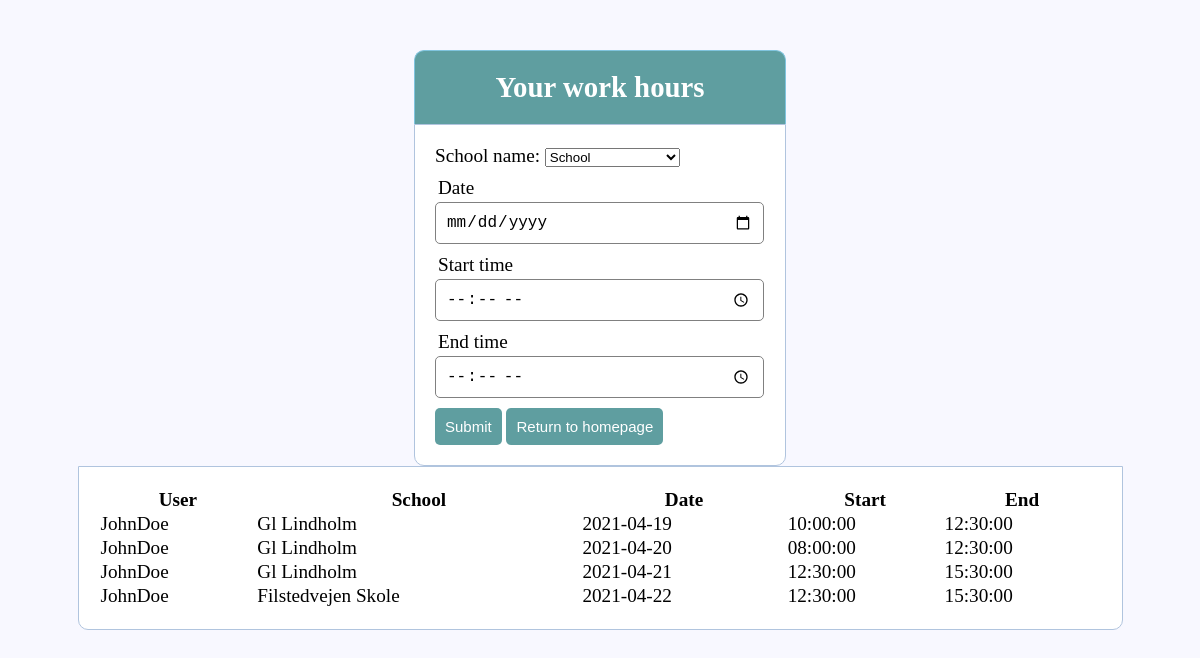
The page /workschedule.php (signed in) on the database its author committed.
### tables this page shows
CREATE TABLE `workhours` (
  `user` varchar(255) NOT NULL,
  `school` varchar(255) NOT NULL,
  `date` date NOT NULL,
  `start` time NOT NULL,
  `end` time NOT NULL
);

### workschedule.php (the view, shortened to what this page needs)
<?php
function get_workhours(){
    $db = mysqli_connect('localhost', 'root', '', 'registration');
    $username = $_SESSION['username'];
    $sql = "SELECT * FROM workhours WHERE user='$username'";
    $result = mysqli_query($db, $sql);
    $rows = [];
    while ($row = mysqli_fetch_row($result)) {
        array_push($rows, $row);
    }
    return $rows;
}
 ?>
<!DOCTYPE html>
<html>
<head>
    <link rel="stylesheet" type="text/css" href="style.css">
</head>
<body>
    <div class="header">
        <h2>Your work hours</h2>
    </div>
    <form>
        School name:
        <select id="schoolSelect" onchange="resetValidation()">
            <option selected="selected" value>School</option>
        </select>
    <div class="input-group">
        <label>Date</label>
        <input type="date" name="date" id="date" onchange="resetValidation()">
    </div>
    <div class="input-group">
        <label>Start time</label>
        <input type="time" name="start" id="start" onchange="resetValidation()">
    </div>
    <div class="input-group">
        <label>End time</label>
        <input type="time" name="end" id="end" onchange="resetValidation()">
    </div>
    <input class="btn" type="button" value="Submit" onclick="validateHours()">
    <input class="btn" type="button" value="Return to homepage" onclick="returnToHomepage()">
    </form>
    <table id="schedule">
        <thead>
        <tr>
            <th>User</th>
            <th>School</th>
            <th>Date</th>
            <th>Start</th>
            <th>End</th>
        </tr>
        </thead>
        <tbody class="tbody">
        <?php
        $rows = get_workhours();
        foreach ($rows as $row) {
            echo '<tr>
                    <td>' . $row[0] . '</td>
                    <td>' . $row[1] . '</td>
                    <td>' . $row[2] . '</td>
                    <td>' . $row[3] . '</td>
                    <td>' . $row[4] . '</td>
                 </tr>';
        }
         ?>
        </tbody>
    </table>
</body>
</html>

### style.css (style rules this page uses)
* { margin: 0px; padding: 0px; }
body { font-size: 120%; background: #F8F8FF; margin: 50px; }
.header { width: 30%; margin: 50px auto 0px; color: white; background: #5F9EA0; text-align: center; border: 1px solid #80C4DE; border-bottom: none; border-radius: 10px 10px 0px 0px; padding: 20px; }
form, .content { width: 30%; margin: 0px auto; padding: 20px; border: 1px solid #B0C4DE; background: white; border-radius: 0px 0px 10px 10px; }
.input-group { margin: 10px 0px 10px 0px; }
.input-group label { display: block; text-align: left; margin: 3px; }
.input-group input { height: 30px; width: 93%; padding: 5px 10px; font-size: 16px; border-radius: 5px; border: 1px solid gray; }
.btn { padding: 10px; font-size: 15px; color: white; background: #5F9EA0; border: none; border-radius: 5px; }
table { width:95%; margin: 0px auto; padding: 20px; border: 1px solid #B0C4DE; background: white; border-radius: 0px 0px 10px 10px; }

### rows shown on the page
workhours: user "JohnDoe", school "Gl Lindholm", date "2021-04-19", start "10:00:00", end "12:30:00"
workhours: user "JohnDoe", school "Gl Lindholm", date "2021-04-20", start "08:00:00", end "12:30:00"
workhours: user "JohnDoe", school "Gl Lindholm", date "2021-04-21", start "12:30:00", end "15:30:00"
workhours: user "JohnDoe", school "Filstedvejen Skole", date "2021-04-22", start "12:30:00", end "15:30:00"
